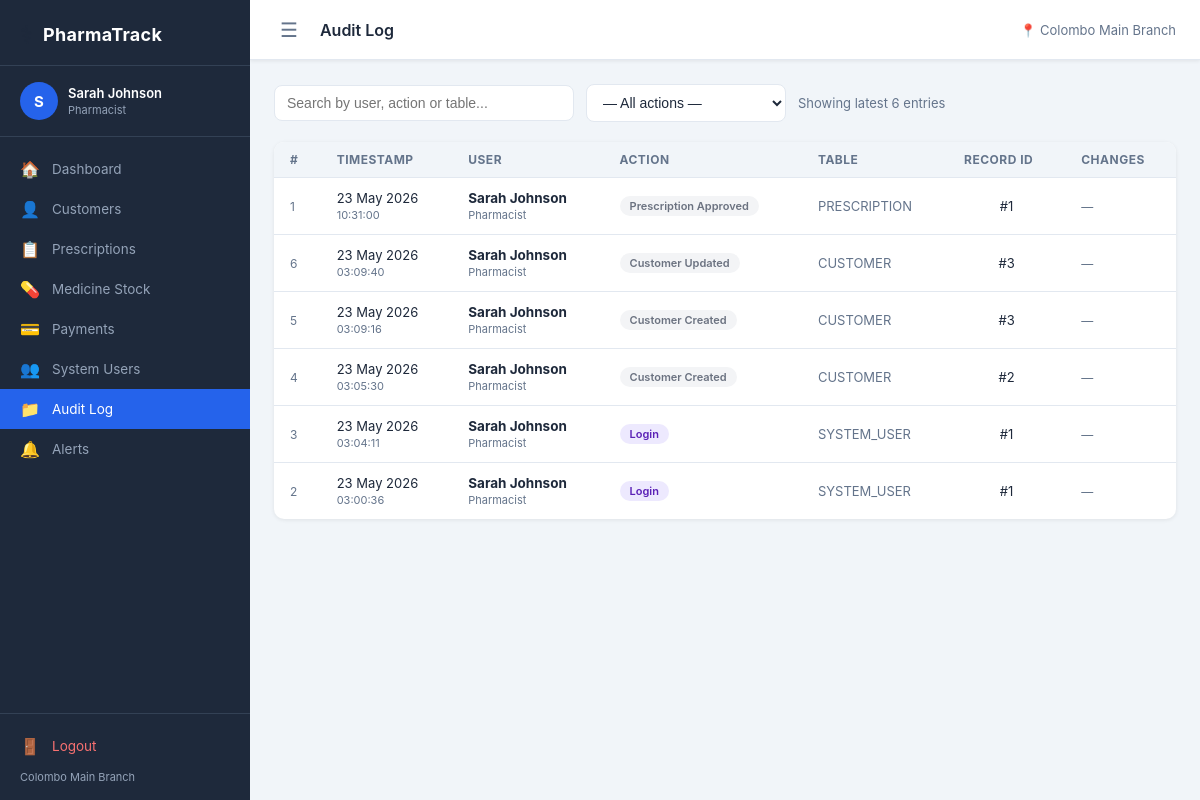
The page /pages/audit.php (signed in) on the database as committed earlier.
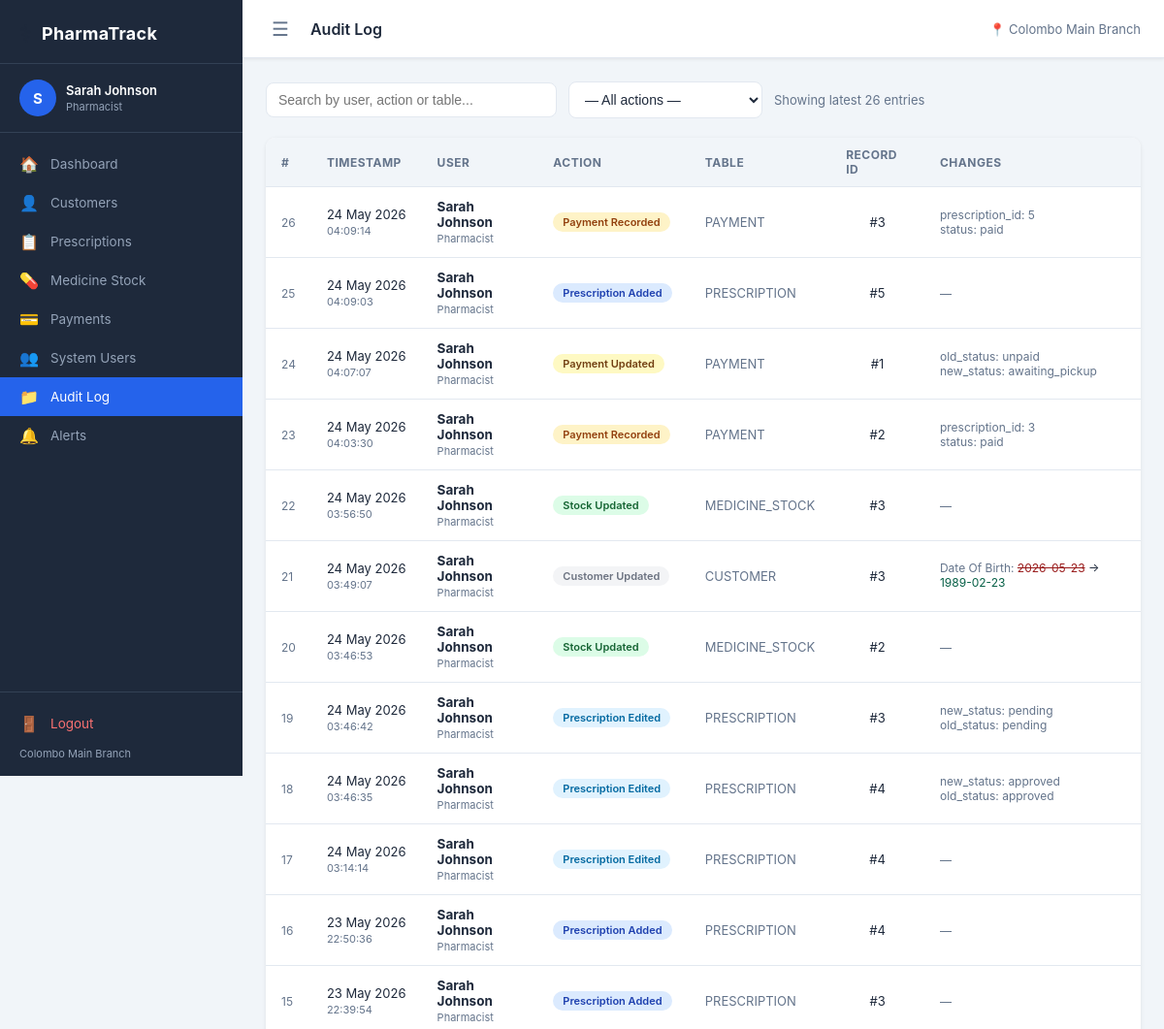
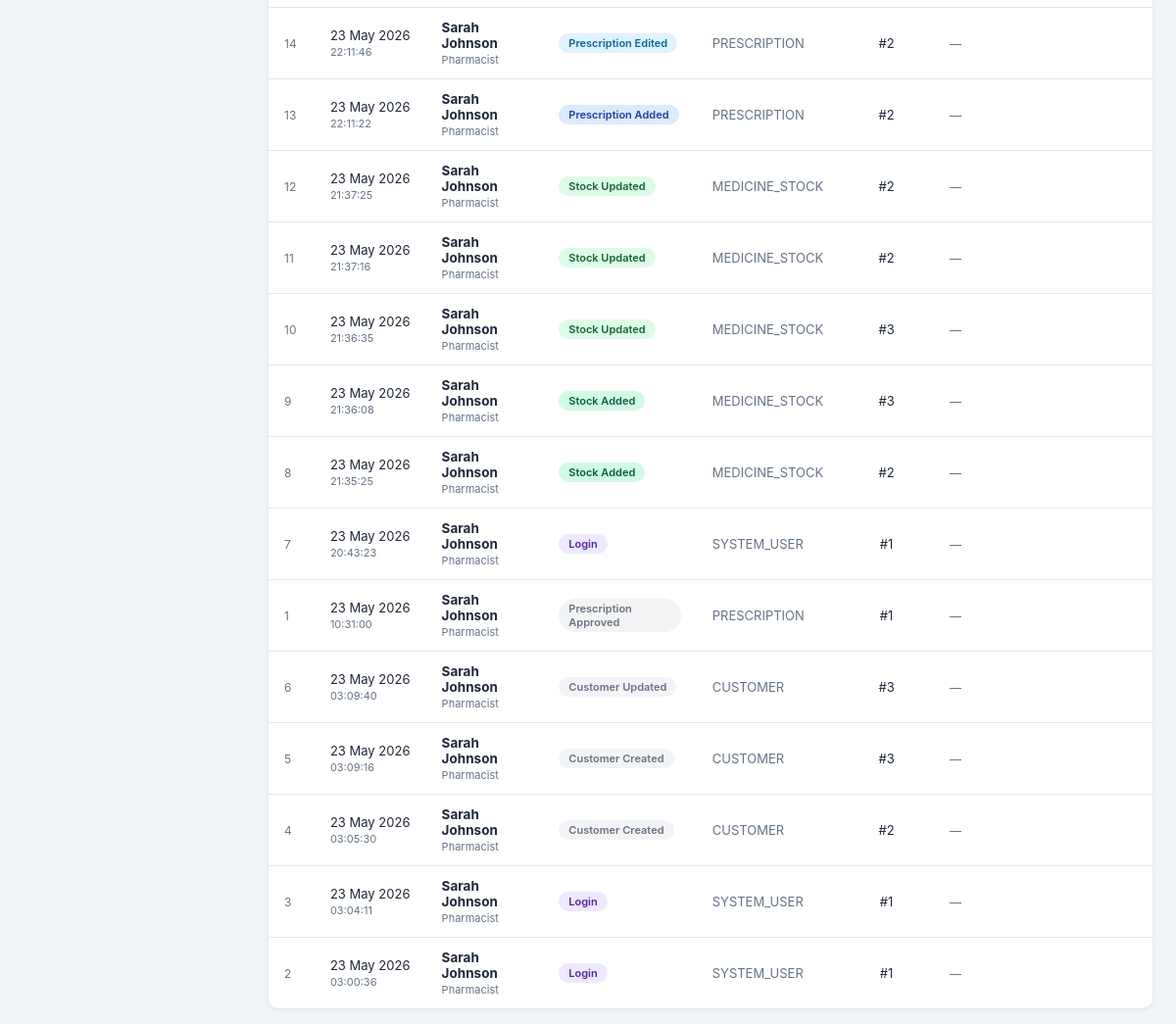
The same page on the database as committed later (2 pictures, top to bottom).
### tables this page shows
CREATE TABLE `AUDIT_LOG` (
  `log_id` int NOT NULL,
  `system_user_id` int NOT NULL,
  `action_type` varchar(50) NOT NULL,
  `target_table` varchar(50) DEFAULT NULL,
  `target_id` int DEFAULT NULL,
  `details` text,
  `timestamp` datetime NOT NULL DEFAULT CURRENT_TIMESTAMP
);

CREATE TABLE `SYSTEM_USER` (
  `system_user_id` int NOT NULL,
  `name` varchar(100) NOT NULL,
  `email` varchar(150) NOT NULL,
  `password_hash` varchar(255) NOT NULL,
  `role` varchar(20) NOT NULL,
  `branch` varchar(100) DEFAULT NULL,
  `last_login` datetime DEFAULT NULL,
  `is_active` tinyint(1) NOT NULL DEFAULT '1'
);

### pages/audit.php (the view, shortened to what the changed rows need)
<?php
$db = getDB();
$logs = $db->query("
    SELECT al.log_id, al.action_type, al.target_table, al.target_id,
           al.details, al.timestamp,
           su.name AS user_name, su.role AS user_role
    FROM AUDIT_LOG al
    LEFT JOIN SYSTEM_USER su ON su.system_user_id = al.system_user_id
    ORDER BY al.timestamp DESC
    LIMIT 500
")->fetchAll();
$actionLabels = [
    'login'                => ['label' => 'Login',               'color' => '#ede9fe', 'text' => '#5b21b6'],
    'prescription_created' => ['label' => 'Prescription Added',  'color' => '#dbeafe', 'text' => '#1e40af'],
    'prescription_updated' => ['label' => 'Prescription Edited', 'color' => '#e0f2fe', 'text' => '#0369a1'],
    'stock_created'        => ['label' => 'Stock Added',         'color' => '#d1fae5', 'text' => '#065f46'],
    'stock_updated'        => ['label' => 'Stock Updated',       'color' => '#dcfce7', 'text' => '#166534'],
    'payment_created'      => ['label' => 'Payment Recorded',    'color' => '#fef3c7', 'text' => '#92400e'],
    'payment_updated'      => ['label' => 'Payment Updated',     'color' => '#fef9c3', 'text' => '#713f12'],
    'user_created'         => ['label' => 'User Created',        'color' => '#fce7f3', 'text' => '#9d174d'],
    'user_updated'         => ['label' => 'User Updated',        'color' => '#fdf2f8', 'text' => '#831843'],
];
require_once __DIR__ . '/../includes/header.php';
?>
<div style="display:flex;align-items:center;gap:12px;margin-bottom:20px;flex-wrap:wrap;">
    <input type="text" id="auditSearch" class="form-control"
           placeholder="Search by user, action or table..." style="max-width:300px;">
    <select id="auditFilter" class="form-control" style="max-width:200px;">
        <option value="">— All actions —</option>
    </select>
    <span style="color:var(--text-muted);font-size:13px;flex:1;">
        Showing latest <?= count($logs) ?> entries
    </span>
</div>
<div class="card">
    <div class="card-body">
        <?php if ($logs): ?>
        <div class="table-wrap">
            <table id="auditTable">
                <thead>
                    <tr>
                        <th>#</th>
                        <th>Timestamp</th>
                        <th>User</th>
                        <th>Action</th>
                        <th>Table</th>
                        <th>Record ID</th>
                        <th>Changes</th>
                    </tr>
                </thead>
                <tbody>
                    <?php foreach ($logs as $log):
                        $a = $actionLabels[$log['action_type']] ?? ['label' => str_replace('_',' ',$log['action_type']), 'color' => '#f3f4f6', 'text' => '#6b7280'];
                        $details = $log['details'] ? json_decode($log['details'], true) : null;
                    ?>
                    <tr data-action="<?= $log['action_type'] ?>">
                        <td style="color:var(--text-muted);font-size:12px;"><?= $log['log_id'] ?></td>
                        <td style="font-size:13px;white-space:nowrap;">
                            <?= date('d M Y', strtotime($log['timestamp'])) ?><br>
                            <span style="color:var(--text-muted);font-size:11px;"><?= date('H:i:s', strtotime($log['timestamp'])) ?></span>
                        </td>
                        <td>
                            <?php if ($log['user_name']): ?>
                                <strong><?= htmlspecialchars($log['user_name']) ?></strong><br>
                                <span style="font-size:11px;color:var(--text-muted);text-transform:capitalize;"><?= str_replace('_',' ',$log['user_role'] ?? '') ?></span>
                            <?php else: ?>
                                <span style="color:var(--text-muted)">System</span>
                            <?php endif; ?>
                        </td>
                        <td>
                            <span class="badge" style="background:<?= $a['color'] ?>;color:<?= $a['text'] ?>;">
                                <?= $a['label'] ?>
                            </span>
                        </td>
                        <td style="font-size:13px;color:var(--text-muted);"><?= htmlspecialchars($log['target_table'] ?? '—') ?></td>
                        <td style="font-size:13px;text-align:center;"><?= $log['target_id'] ? '#'.$log['target_id'] : '—' ?></td>
                        <td style="font-size:12px;max-width:260px;">
                            <?php if ($details): ?>
                                <?php foreach ($details as $field => $val): ?>
                                    <?php if (is_array($val) && isset($val['before'], $val['after'])): ?>
                                        <div style="margin-bottom:2px;">
                                            <span style="color:var(--text-muted);"><?= htmlspecialchars(ucwords(str_replace('_',' ',$field))) ?>:</span>
                                            <span style="color:#991b1b;text-decoration:line-through;"><?= htmlspecialchars($val['before']) ?></span>
                                            → <span style="color:#065f46;"><?= htmlspecialchars($val['after']) ?></span>
                                        </div>
                                    <?php else: ?>
                                        <div style="color:var(--text-muted);"><?= htmlspecialchars($field) ?>: <?= htmlspecialchars(is_array($val) ? json_encode($val) : $val) ?></div>
                                    <?php endif; ?>
                                <?php endforeach; ?>
                            <?php else: ?>
                                <span style="color:var(--text-muted);">—</span>
                            <?php endif; ?>
                        </td>
                    </tr>
                    <?php endforeach; ?>
                </tbody>
            </table>
        </div>
        <?php else: ?>
            <div class="empty-state">No audit log entries yet.</div>
        <?php endif; ?>
    </div>
</div>
<?php require_once __DIR__ . '/../includes/footer.php'; ?>

### includes/sidebar.php (shortened to what the changed rows need)
<?php
$current = basename($_SERVER['PHP_SELF']);
$links = [
    ['href' => '/pages/dashboard.php',    'icon' => '🏠', 'label' => 'Dashboard'],
    ['href' => '/pages/customers.php',    'icon' => '👤', 'label' => 'Customers'],
    ['href' => '/pages/prescriptions.php','icon' => '📋', 'label' => 'Prescriptions'],
    ['href' => '/pages/stock.php',        'icon' => '💊', 'label' => 'Medicine Stock'],
    ['href' => '/pages/payments.php',     'icon' => '💳', 'label' => 'Payments'],
    ['href' => '/pages/users.php',        'icon' => '👥', 'label' => 'System Users'],
    ['href' => '/pages/audit.php',        'icon' => '📁', 'label' => 'Audit Log'],
    ['href' => '/pages/alerts.php',       'icon' => '🔔', 'label' => 'Alerts'],
];
?>
<aside class="sidebar" id="sidebar">
    <nav class="sidebar-nav">
        <?php foreach ($links as $link): ?>
            <a href="<?= $link['href'] ?>"
               class="nav-link <?= ($current === basename($link['href'])) ? 'active' : '' ?>">
                <span class="nav-icon"><?= $link['icon'] ?></span>
                <span class="nav-label"><?= $link['label'] ?></span>
            </a>
        <?php endforeach; ?>
    </nav>
</aside>

Rows that differ between the two databases and show on the page:
added audit_log: log_id "26", timestamp "24 May 2026", timestamp "04:09:14", system_user.name "Sarah Johnson", system_user.role "Pharmacist", action_type "Payment Recorded", target_table "PAYMENT", target "3", field "prescription_id", details "5", field "status", details "paid"
added audit_log: log_id "25", timestamp "24 May 2026", timestamp "04:09:03", system_user.name "Sarah Johnson", system_user.role "Pharmacist", action_type "Prescription Added", target_table "PRESCRIPTION", target "5"
added audit_log: log_id "24", timestamp "24 May 2026", timestamp "04:07:07", system_user.name "Sarah Johnson", system_user.role "Pharmacist", action_type "Payment Updated", target_table "PAYMENT", target "1", field "old_status", details "unpaid", field "new_status", details "awaiting_pickup"
added audit_log: log_id "23", timestamp "24 May 2026", timestamp "04:03:30", system_user.name "Sarah Johnson", system_user.role "Pharmacist", action_type "Payment Recorded", target_table "PAYMENT", target "2", field "prescription_id", details "3", field "status", details "paid"
added audit_log: log_id "22", timestamp "24 May 2026", timestamp "03:56:50", system_user.name "Sarah Johnson", system_user.role "Pharmacist", action_type "Stock Updated", target_table "MEDICINE_STOCK", target "3"
added audit_log: log_id "21", timestamp "24 May 2026", timestamp "03:49:07", system_user.name "Sarah Johnson", system_user.role "Pharmacist", action_type "Customer Updated", target_table "CUSTOMER", target "3", field "Date Of Birth", before "2026-05-23", after "1989-02-23"
added audit_log: log_id "20", timestamp "24 May 2026", timestamp "03:46:53", system_user.name "Sarah Johnson", system_user.role "Pharmacist", action_type "Stock Updated", target_table "MEDICINE_STOCK", target "2"
added audit_log: log_id "19", timestamp "24 May 2026", timestamp "03:46:42", system_user.name "Sarah Johnson", system_user.role "Pharmacist", action_type "Prescription Edited", target_table "PRESCRIPTION", target "3", field "new_status", details "pending", field "old_status"
added audit_log: log_id "18", timestamp "24 May 2026", timestamp "03:46:35", system_user.name "Sarah Johnson", system_user.role "Pharmacist", action_type "Prescription Edited", target_table "PRESCRIPTION", target "4", field "new_status", details "approved", field "old_status"
added audit_log: log_id "17", timestamp "24 May 2026", timestamp "03:14:14", system_user.name "Sarah Johnson", system_user.role "Pharmacist", action_type "Prescription Edited", target_table "PRESCRIPTION", target "4"
added audit_log: log_id "16", timestamp "23 May 2026", timestamp "22:50:36", system_user.name "Sarah Johnson", system_user.role "Pharmacist", action_type "Prescription Added", target_table "PRESCRIPTION", target "4"
added audit_log: log_id "15", timestamp "23 May 2026", timestamp "22:39:54", system_user.name "Sarah Johnson", system_user.role "Pharmacist", action_type "Prescription Added", target_table "PRESCRIPTION", target "3"
added audit_log: log_id "14", timestamp "23 May 2026", timestamp "22:11:46", system_user.name "Sarah Johnson", system_user.role "Pharmacist", action_type "Prescription Edited", target_table "PRESCRIPTION", target "2"
added audit_log: log_id "13", timestamp "23 May 2026", timestamp "22:11:22", system_user.name "Sarah Johnson", system_user.role "Pharmacist", action_type "Prescription Added", target_table "PRESCRIPTION", target "2"
added audit_log: log_id "12", timestamp "23 May 2026", timestamp "21:37:25", system_user.name "Sarah Johnson", system_user.role "Pharmacist", action_type "Stock Updated", target_table "MEDICINE_STOCK", target "2"
added audit_log: log_id "11", timestamp "23 May 2026", timestamp "21:37:16", system_user.name "Sarah Johnson", system_user.role "Pharmacist", action_type "Stock Updated", target_table "MEDICINE_STOCK", target "2"
added audit_log: log_id "10", timestamp "23 May 2026", timestamp "21:36:35", system_user.name "Sarah Johnson", system_user.role "Pharmacist", action_type "Stock Updated", target_table "MEDICINE_STOCK", target "3"
added audit_log: log_id "9", timestamp "23 May 2026", timestamp "21:36:08", system_user.name "Sarah Johnson", system_user.role "Pharmacist", action_type "Stock Added", target_table "MEDICINE_STOCK", target "3"
added audit_log: log_id "8", timestamp "23 May 2026", timestamp "21:35:25", system_user.name "Sarah Johnson", system_user.role "Pharmacist", action_type "Stock Added", target_table "MEDICINE_STOCK", target "2"
added audit_log: log_id "7", timestamp "23 May 2026", timestamp "20:43:23", system_user.name "Sarah Johnson", system_user.role "Pharmacist", action_type "Login", target_table "SYSTEM_USER", target "1"
Other text that changed with them:
count($logs): "6" → "26"
